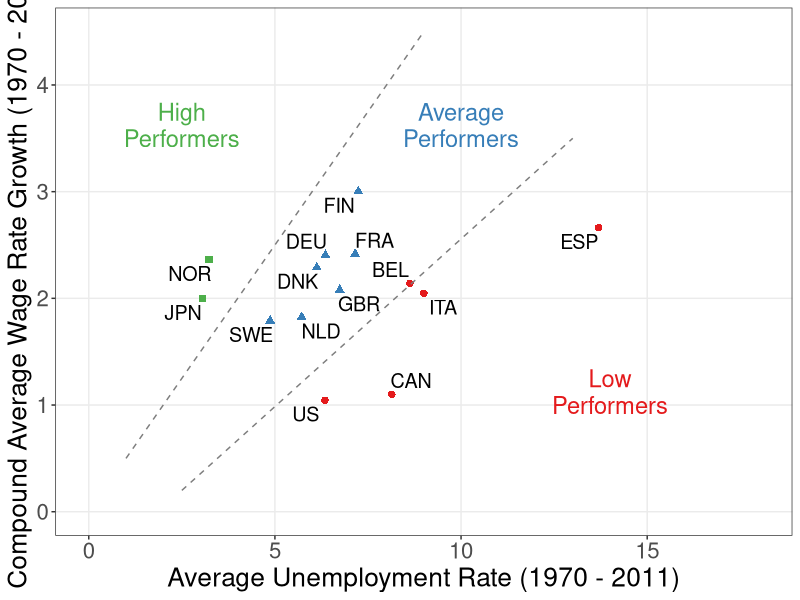
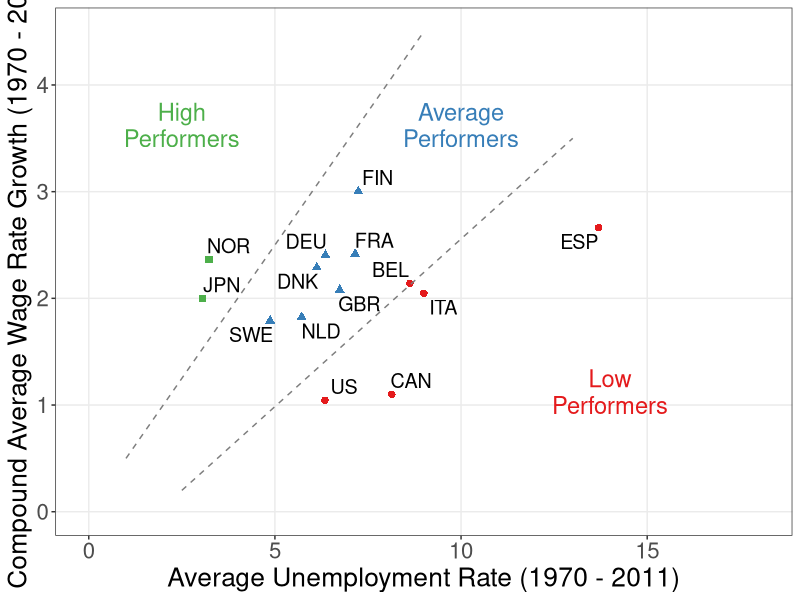

Reproduce these figures in R, in order.
library(ggplot2)
library(ggrepel)
library(scales)
library(RColorBrewer)

#Import data
wageunions <- read.csv("employment/unions_data_wages.csv")
#Set color palette
COL <- brewer.pal(3, "Set1")
grays <- gray.colors(25, start = 1, end = 0, alpha = 1)

#Plot initial data with ggplot
u1 <- ggplot(wageunions,aes(x = UnemploymentAvg, y = RealWageGrowth, 
                            color = factor(Performance), 
                            shape = factor(Performance)))
#Add bells and whistles to plot
u1 + 
  geom_point(size = 2.2) + 
  coord_cartesian(xlim = c(0, 18), ylim = c(0, 4.5)) +
  labs(x = "Average Unemployment Rate (1970 - 2011)",
       y = "Compound Average Wage Rate Growth (1970 - 2011)") + 
  # xlab("Average Unemployment Rate (1970 - 2011)") + 
  # ylab("Compound Average Wage Rate Growth (1970 - 2011)") + 
  scale_color_brewer(palette="Set1", name = "Performance", 
                     labels = c("Low", "Average", "High")) +
  scale_shape_discrete(name = "Performance", 
                       labels = c("Low", "Average", "High")) + 
  # annotate("text", x = 14, y = 1.25, label = "Low", color = COL[1], size = 6) + 
  # annotate("text", x = 14, y = 1, label = "Performers", color = COL[1], size = 6) + 
  # annotate("segment", x = 2.5, xend = 13, y = 0.2, yend = 3.5, color = COL[1], lty = 2) + 
  # annotate("text", x = 10, y = 3.75, label = "Average", color = COL[2], size = 6) + 
  # annotate("text", x = 10, y = 3.5, label = "Performers", color = COL[2], size = 6) + 
  # annotate("text", x = 2.5, y = 3.75, label = "High", color = COL[3], size = 6) +
  # annotate("text", x = 2.5, y = 3.5, label = "Performers", color = COL[3], size = 6) +
  # annotate("segment", x = 1, xend = 9, y = 0.5, yend = 4.5, color = COL[3], lty = 2) + 
  annotate("text", x = 14, y = 1.25, label = "Low", color = COL[1], size = 6) +
  annotate("text", x = 14, y = 1, label = "Performers", color = COL[1], size = 6) +
  annotate("segment", x = 2.5, xend = 13, y = 0.2, yend = 3.5, color = grays[20], lty = 2) +
  annotate("text", x = 10, y = 3.75, label = "Average", color = COL[2], size = 6) +
  annotate("text", x = 10, y = 3.5, label = "Performers", color = COL[2], size = 6) +
  annotate("text", x = 2.5, y = 3.75, label = "High", color = COL[3], size = 6) +
  annotate("text", x = 2.5, y = 3.5, label = "Performers", color = COL[3], size = 6) +
  annotate("segment", x = 1, xend = 9, y = 0.5, yend = 4.5, color = grays[20], lty = 2) +
  geom_text_repel(aes(label = Country), size = 5, show.legend = FALSE, color = "black") +
  theme_bw() +
  theme(panel.grid.minor = element_blank(),
        legend.position = "none",
        axis.title = element_text(size = 19), 
        axis.text = element_text(size = 16), 
        legend.title = element_text(size = 16), 
        legend.text = element_text(size = 14))

ggsave("employment/employment_unemployment_wages_data.pdf", width = 9, height = 7, units = "in")
